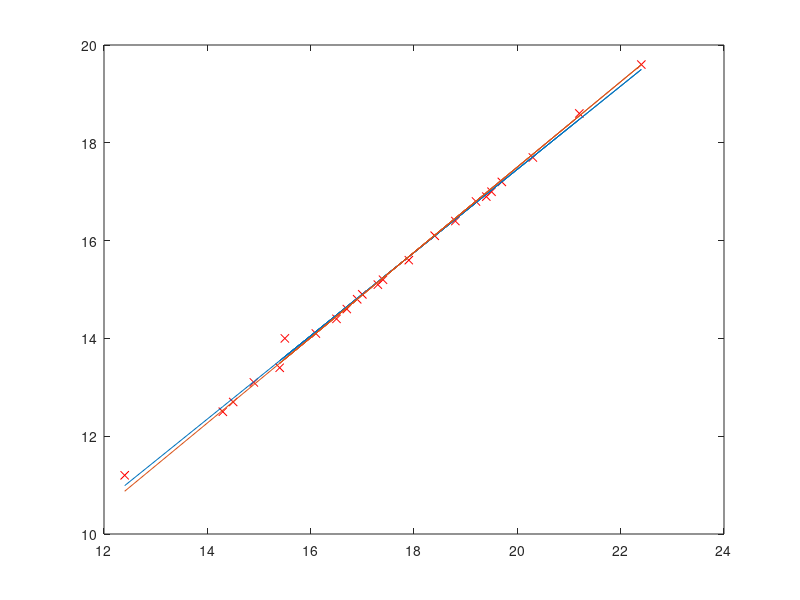
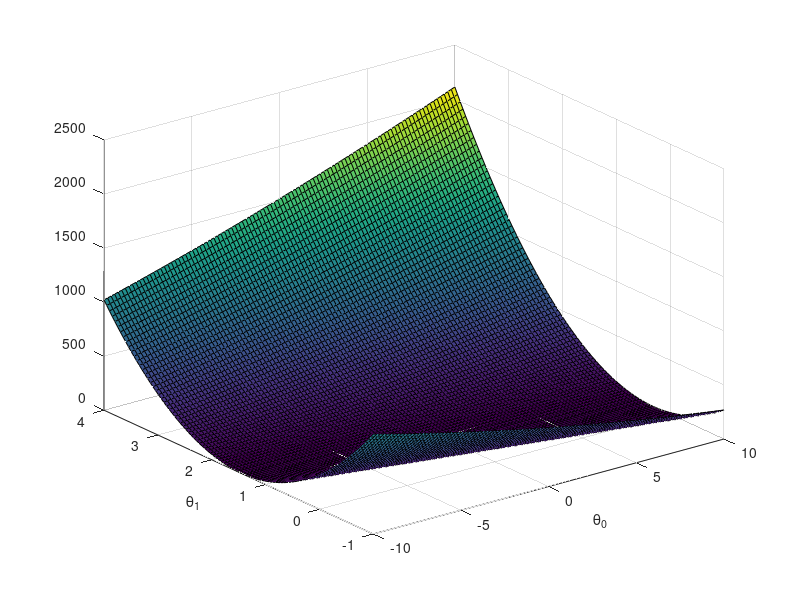
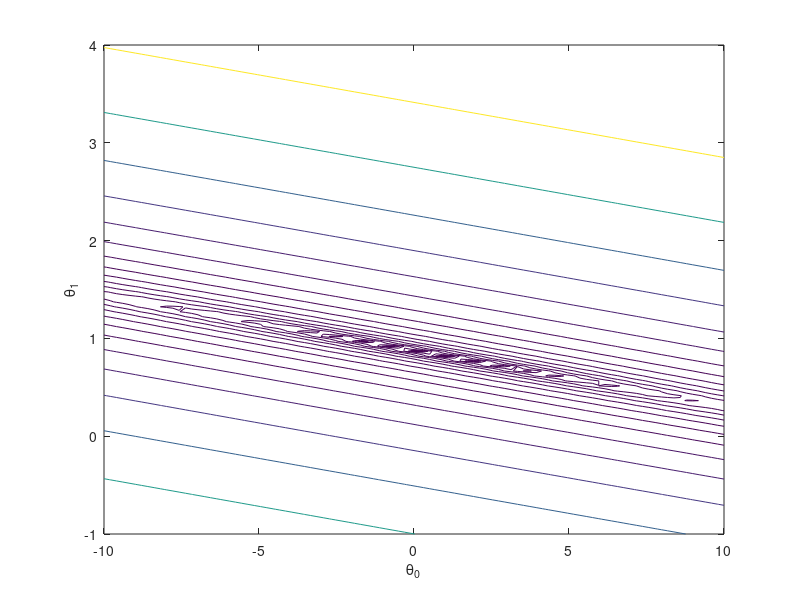

The MATLAB script that drew these images, in order:
% upload and plot data
data = load('dataset.txt');
list_price = data(:,1);
best_price = data(:,2);
plot(list_price,best_price,'rx','MarkerSize',10);

% computing cost for 0 parameter
m = length(best_price);
X = [ones(m,1) list_price];
theta = zeros(2,1);
J = 1/(2*m)*sum(((X*theta)-best_price).^2);
fprintf('Value of cost for zero parameter: %f\n',J);

% Finding gradient descent using Normal Equation
theta_normal = pinv(X'*X)*X'*best_price;
J_normal = 1/(2*m)*sum(((X*theta_normal)-best_price).^2);
fprintf('\nValue of cost at global optimum using normal equation: %f\n',J_normal);
fprintf('Value of theta at global optimum using normal equation: %f\n',theta_normal);

% Finding gradient descent using Batch Gradient Algorithm
iteration = 1000;
alpha = 0.001;
J_batch = 0;
theta_batch = zeros(2,1);
for i = 1: iteration
  theta_batch -= (alpha/m)*(X'*(X*theta_batch - best_price));
  J_batch = 1/(2*m)*sum(((X*theta_batch-best_price).^2));
end
fprintf('\nValue of cost at global optimum using batch optimum: %f\n',J_batch);
fprintf('Value of theta at global optimum using batch optimum: %f\n',theta_batch);

% Plotting linear regression
plot(list_price, best_price, 'rx');
hold on;
plot(list_price, X * theta_normal);
plot(list_price, X * theta_batch);

% Predict now.
predict_1 = [1 15]*theta_normal;
fprintf('\nValue of prediction for 15 thousand dollars: %f\n',predict_1);
    
% Visualization of Cost function
theta0_vals = linspace(-10,10,100);
theta1_vals = linspace(-1,4,100);
J_vals = zeros(length(theta0_vals),length(theta1_vals));
for i = 1 : length(theta0_vals)
  for j = 1 : length(theta1_vals)
    t = [theta0_vals(i); theta1_vals(j)];
    J_vals(i,j) = 1 / (2*length(best_price))*sum((X*t-best_price).^2);
  end
end

% Because of the way meshgrids work in the surf command, we need to
% transpose J_vals before calling surf, or else the axes will be flipped
J_vals = J_vals';

% Surface plot
figure;
surf(theta0_vals, theta1_vals, J_vals)
xlabel('\theta_0'); ylabel('\theta_1');

% Contour plot
figure;
% Plot J_vals as 15 contours spaced logarithmically between 0.01 and 100
contour(theta0_vals, theta1_vals, J_vals, logspace(-2, 3, 20))
xlabel('\theta_0'); ylabel('\theta_1');
